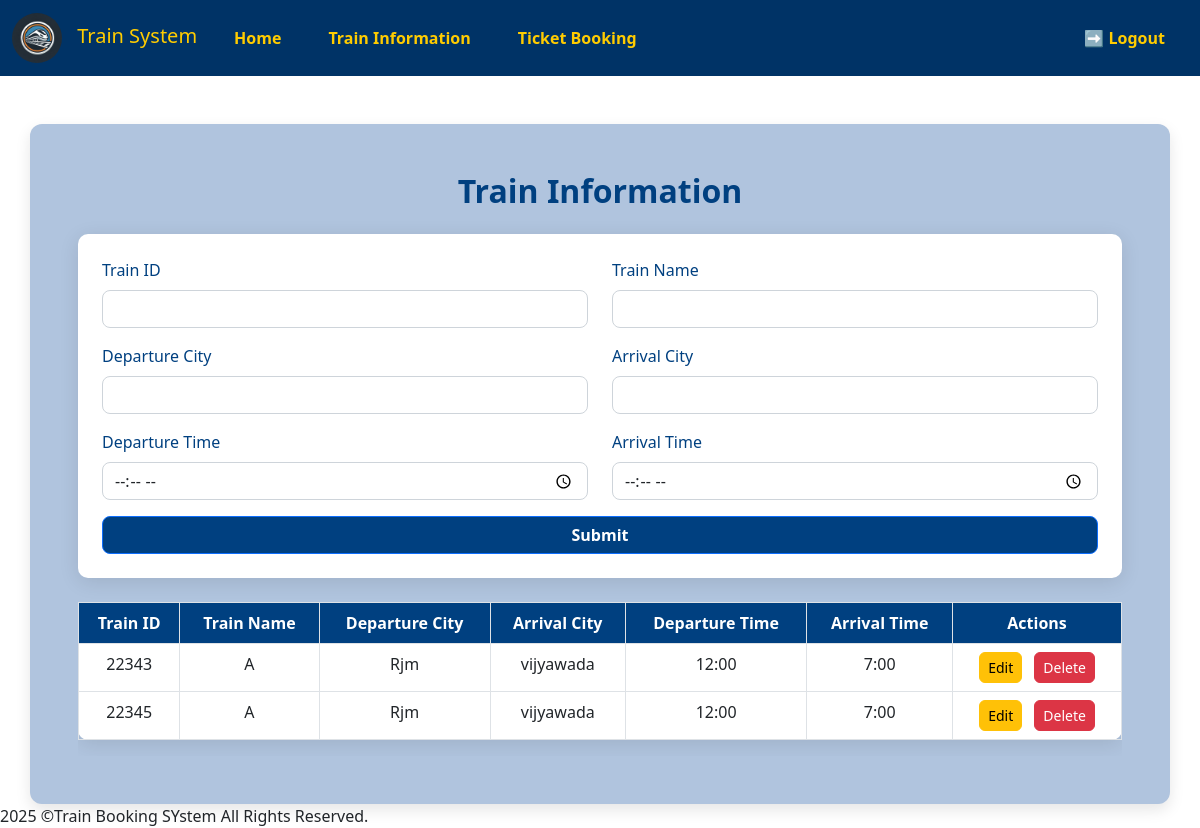
Screenshot of /modules/office/dept.php (signed in) with the database file from the repository.
### tables this page shows
CREATE TABLE `tbldept` (
  `Trainid` varchar(10) NOT NULL,
  `Trainname` varchar(250) NOT NULL,
  `Departurecity` varchar(50) NOT NULL,
  `Arrivalcity` varchar(250) NOT NULL,
  `Depaturetime` varchar(20) NOT NULL,
  `Arrivaltime` varchar(20) NOT NULL
);

### modules/office/dept.php (called while the page is built, shortened)
<?php
include '../../includes/common.php';
$departments = $officeHandler->readDepartments();
include 'views/vw_dept.php';
?>

### includes/db_handler.php (called while the page is built, shortened)
<?php
class Connection {
    public function __construct() {
        $this->conn = new mysqli(DB_SERVER, DB_USER, DB_PASSWORD, DB_NAME);
    }
}
?>

### includes/common.php (called while the page is built, shortened)
<?php
include(__DIR__ ."/db_handler.php");
include_once 'office_handler.php';
$officeHandler = new OfficeHandler();
?>

### includes/office_handler.php (called while the page is built, shortened)
<?php
include_once 'db_handler.php';
class OfficeHandler extends Connection {
    public function readDepartments() {
        $sql = "SELECT * FROM tbldept";
        $result = $this->conn->query($sql);
        return $result->fetch_all(MYSQLI_ASSOC);
    }
}
?>

### modules/office/views/vw_dept.php (the view, shortened to what this page needs)
<?php
include("../../includes/head.php");
include '../../includes/menubar.php';
?>
<div class="container mt-5 p-5" style="background-color: #b0c4de; border-radius: 12px; box-shadow: 0 6px 15px rgba(0, 0, 0, 0.1);">
    <h2 class="text-center mb-4" style="color: #004080; font-weight: 700;">Train Information</h2>
    <form id="departmentForm" method="post" action="dept.php" class="mb-4 p-4" style="background-color: #ffffff; border-radius: 10px; box-shadow: 0px 4px 20px rgba(0, 0, 0, 0.1);">
        <div class="row">
            <div class="col-md-6 mb-3">
                <label for="Trainid" class="form-label" style="color: #004080; font-weight: 500;">Train ID</label>
                <input type="text" class="form-control" id="Trainid" name="Trainid" required style="border-radius: 8px;">
            </div>
            <div class="col-md-6 mb-3">
                <label for="Trainname" class="form-label" style="color: #004080; font-weight: 500;">Train Name</label>
                <input type="text" class="form-control" id="Trainname" name="Trainname" required style="border-radius: 8px;">
            </div>
        </div>
        <div class="row">
            <div class="col-md-6 mb-3">
                <label for="Departurecity" class="form-label" style="color: #004080; font-weight: 500;">Departure City</label>
                <input type="text" class="form-control" id="Departurecity" name="Departurecity" required style="border-radius: 8px;">
            </div>
            <div class="col-md-6 mb-3">
                <label for="Arrivalcity" class="form-label" style="color: #004080; font-weight: 500;">Arrival City</label>
                <input type="text" class="form-control" id="Arrivalcity" name="Arrivalcity" required style="border-radius: 8px;">
            </div>
        </div>
        <div class="row">
            <div class="col-md-6 mb-3">
                <label for="Depaturetime" class="form-label" style="color: #004080; font-weight: 500;">Departure Time</label>
                <input type="time" class="form-control" id="Depaturetime" name="Depaturetime" required style="border-radius: 8px;">
            </div>
            <div class="col-md-6 mb-3">
                <label for="Arrivaltime" class="form-label" style="color: #004080; font-weight: 500;">Arrival Time</label>
                <input type="time" class="form-control" id="Arrivaltime" name="Arrivaltime" required style="border-radius: 8px;">
            </div>
        </div>
        <button type="submit" class="btn btn-primary w-100" style="background-color: #004080; border-radius: 8px; font-weight: 600;">Submit</button>
    </form>
    <div class="table-responsive">
        <table class="table table-bordered" style="background-color: #ffffff; border-radius: 10px; box-shadow: 0px 4px 20px rgba(0, 0, 0, 0.1);">
            <thead style="background-color: #004080; color: white; text-align: center;">
                <tr>
                    <th>Train ID</th>
                    <th>Train Name</th>
                    <th>Departure City</th>
                    <th>Arrival City</th>
                    <th>Departure Time</th>
                    <th>Arrival Time</th>
                    <th>Actions</th>
                </tr>
            </thead>
            <tbody>
            <?php foreach ($departments as $dept): ?>
                <tr style="text-align: center;">
                    <td><?php echo $dept['Trainid']; ?></td>
                    <td><?php echo $dept['Trainname']; ?></td>
                    <td><?php echo $dept['Departurecity']; ?></td>
                    <td><?php echo $dept['Arrivalcity']; ?></td>
                    <td><?php echo $dept['Depaturetime']; ?></td>
                    <td><?php echo $dept['Arrivaltime']; ?></td>
                    <td>
                        <button class="btn btn-sm btn-warning edit-btn me-2" data-Trainid="<?php echo $dept['Trainid']; ?>" style="border-radius: 6px;">Edit</button>
                        <form method="post" action="dept.php" style="display:inline;">
                            <button type="submit" class="btn btn-sm btn-danger" style="border-radius: 6px;">Delete</button>
                        </form>
                    </td>
                </tr>
            <?php endforeach; ?>
            </tbody>
        </table>
    </div>
</div>
<?php
include '../../includes/footerjs.php';
?>
</body>
</html>

### includes/head.php (shortened to what this page needs)
<!DOCTYPE html>
<html lang="en">
<head>
    <?php
	$protocol = isset($_SERVER['HTTPS']) && $_SERVER['HTTPS'] === 'on' ? 'https://' : 'http://';
	$host = $_SERVER['SERVER_NAME'];
	$port = $_SERVER['SERVER_PORT'];
	if (($protocol === 'http://' && $port != 80) || ($protocol === 'https://' && $port != 443)) {
		$rootUrl = $protocol . $host . ':' . $port;
	} else {
		$rootUrl = $protocol . $host;
	}
	?>
    <link rel="stylesheet" href="<?php echo $rootUrl.'/Ticketbooking/assets/css/bootstrap.min.css';?>">
</head>
<body>

### includes/menubar.php (shortened to what this page needs)
<nav class="navbar navbar-expand-lg" style="background-color: #003366;">
    <div class="container-fluid">
        <a class="navbar-brand" href="#">
            <img src="/Ticketbooking/assets/images/logo.jpg" class="rounded-logo">
            <span style="color: #ffcc00; padding-left: 10px;">Train System</span>
        </a>
        <div class="collapse navbar-collapse" id="navbarNav">
            <div class="navbar-nav1">
                <div class="nav-item active">
                    <a class="nav-link" href="/ticketbooking/modules/office/views/home.php">Home</a>
                </div>
                <div class="nav-item active">
                    <a class="nav-link" href="/Ticketbooking/modules/office/dept.php">Train Information</a>
                </div>
                <div class="nav-item active">
                    <a class="nav-link" href="/Ticketbooking/modules/office/ticket.php">Ticket Booking</a>
                </div>
            </div>
            <ul class="navbar-nav">
                <li class="nav-item active">
                    <a class="nav-link" href="/Ticketbooking/logout.php">&#x27A1; Logout</a>
                </li>
            </ul>
        </div>
    </div>
</nav>

### includes/footerjs.php (shortened to what this page needs)
</body>
</html>

### includes/menubar.php (style rules this page uses)
.nav-link { color: #ffcc00; transition: color 0.3s ease-in-out; font-weight: bold; }
.navbar-nav1 { margin-right: auto; display: flex; gap: 15px; padding: 5px; }
.navbar-nav { margin-left: auto; }
.nav-item.active:last-child .nav-link { font-weight: bold; color: #ffcc00; }
.navbar-nav > .nav-item { margin-right: 15px; }
.rounded-logo { height: 50px; width: 50px; border-radius: 50%; object-fit: cover; }

### rows the page displays
tbldept: Trainid "22343", Trainname "A", Departurecity "Rjm", Arrivalcity "vijyawada", Depaturetime "12:00", Arrivaltime "7:00"
tbldept: Trainid "22345", Trainname "A", Departurecity "Rjm", Arrivalcity "vijyawada", Depaturetime "12:00", Arrivaltime "7:00"
